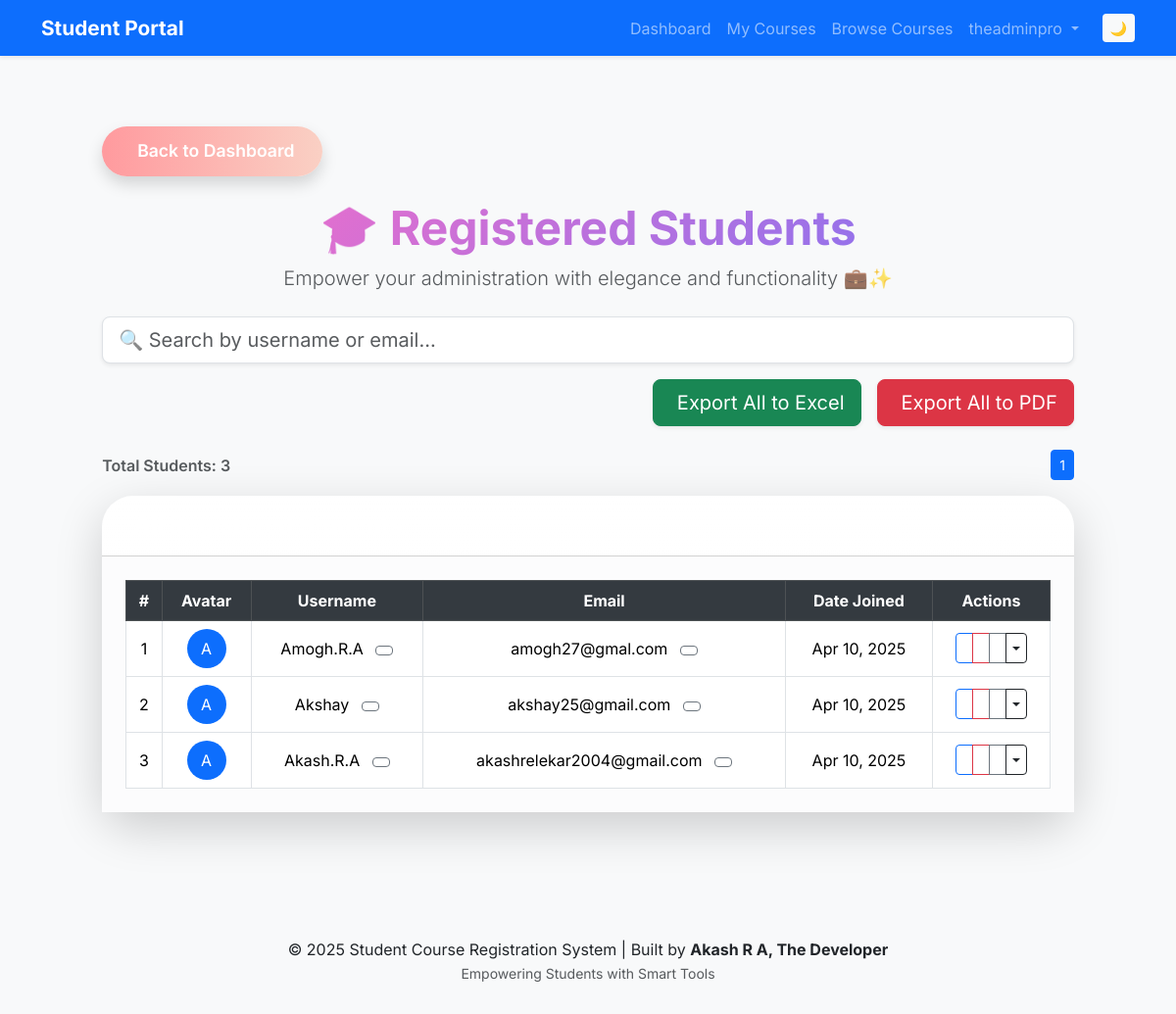
The app's page /registration/students/ (signed in) with its own data.
### registration/models.py (models this page shows, shortened)
class Student(models.Model):
    user = models.OneToOneField(User, on_delete=models.CASCADE)
    courses = models.ManyToManyField(Course, blank=True)
    bio = models.TextField(blank=True, null=True)
    profile_photo = models.ImageField(upload_to='profile_photos/', blank=True, null=True)

### registration/views.py (the view)
# urls.py: path('students/', views.student_list, name='student_list'),
@staff_member_required
def student_list(request):
    query = request.GET.get('q', '')
    students = Student.objects.select_related('user')
    if query:
        students = students.filter(
            Q(user__username__icontains=query) |
            Q(user__email__icontains=query)
        )
    paginator = Paginator(students, 10)  # ✅ FIXED
    page_number = request.GET.get('page')
    page_obj = paginator.get_page(page_number)
    return render(request, 'student_list.html', {
        'students': page_obj,
        'query': query
    })

### registration/templates/student_list.html (shortened to what this page needs)
{% extends 'base.html' %}
{% block content %}
<div class="container py-5 px-3">
    <div class="row justify-content-center">
        <div class="col-lg-11">
            <div class="mb-4">
                <a href="{% url 'dashboard' %}" class="btn btn-lg fancy-back-btn shadow">
                     Back to Dashboard
                </a>
            </div>
            <div class="text-center mb-4">
                <h1 class="fw-bold text-gradient display-5 animate__animated animate__fadeInDown">
                    🎓 Registered Students
                </h1>
                <p class="lead text-muted animate__animated animate__fadeInUp">
                    Empower your administration with elegance and functionality 💼✨
                </p>
            </div>
            <div class="mb-3 d-flex justify-content-between align-items-center flex-wrap gap-2">
                <input type="text" id="searchInput" class="form-control form-control-lg shadow-sm w-100 w-md-auto" placeholder="🔍 Search by username or email...">
            </div>
            <div class="d-flex justify-content-end gap-3 mb-4">
                <a href="{% url 'export_students_excel' %}" class="btn btn-success btn-lg shadow-sm">
                     Export All to Excel
                </a>
                <a href="{% url 'export_students_pdf' %}" class="btn btn-danger btn-lg shadow-sm">
                     Export All to PDF
                </a>
            </div>
            {% if students %}
            <div class="d-flex justify-content-between align-items-center mb-3">
                <span class="fw-semibold text-muted">Total Students: {{ students.paginator.count }}</span>
                <ul class="pagination pagination-sm mb-0">
                    {% for num in students.paginator.page_range %}
                        <li class="page-item {% if students.number == num %}active{% endif %}">
                            <a class="page-link" href="?page={{ num }}">{{ num }}</a>
                        </li>
                    {% endfor %}
                </ul>
            </div>
            <div class="card border-0 shadow-lg rounded-5 bg-white">
                <div class="card-header bg-gradient text-white rounded-top-5 py-3 px-4" style="background: linear-gradient(to right, #667eea, #764ba2);">
                    <h4 class="mb-0 fw-bold">
                    </h4>
                </div>
                <div class="card-body p-4 bg-light-subtle">
                    <div class="table-responsive">
                        <table class="table table-hover align-middle table-bordered mb-0 text-center sticky-header">
                            <thead class="table-dark">
                                <tr>
                                    <th>#</th>
                                    <th>Avatar</th>
                                    <th>Username</th>
                                    <th>Email</th>
                                    <th>Date Joined</th>
                                    <th>Actions</th>
                                </tr>
                            </thead>
                            <tbody class="bg-white">
                                {% for student in students %}
                                <tr>
                                    <td>{{ forloop.counter }}</td>
                                    <td>
                                        <div class="rounded-circle bg-primary text-white d-inline-flex align-items-center justify-content-center" style="width: 40px; height: 40px;">
                                            {{ student.user.username|slice:":1"|upper }}
                                        </div>
                                    </td>
                                    <td>
                                        {{ student.user.username }}
                                        <button onclick="copyToClipboard('{{ student.user.username }}')" class="btn btn-sm btn-outline-secondary ms-2" data-bs-toggle="tooltip" title="Copy Username">
                                        </button>
                                    </td>
                                    <td>
                                        {{ student.user.email }}
                                        <button onclick="copyToClipboard('{{ student.user.email }}')" class="btn btn-sm btn-outline-secondary ms-2" data-bs-toggle="tooltip" title="Copy Email">
                                        </button>
                                    </td>
                                    <td>{{ student.user.date_joined|date:"M d, Y" }}</td>
                                    <td>
                                        <div class="btn-group">
                                            <button class="btn btn-outline-primary btn-sm" data-bs-toggle="modal" data-bs-target="#editModal{{ student.id }}" title="Edit">
                                            </button>
                                            <a href="{% url 'delete_student' student.id %}" class="btn btn-outline-danger btn-sm" onclick="return confirm('Delete this student?');" title="Delete">
                                            </a>
                                            <a href="{% url 'export_single_student_pdf' student.id %}" class="btn btn-outline-secondary btn-sm" title="Export PDF">
                                            </a>
                                            <button class="btn btn-outline-dark btn-sm dropdown-toggle dropdown-toggle-split" data-bs-toggle="dropdown" aria-expanded="false"></button>
                                        </div>
                                    </td>
                                </tr>
                                {% endfor %}
                            </tbody>
                        </table>
                    </div>
                </div>
            </div>
            {% else %}
                <div class="alert alert-warning text-center shadow-sm rounded-4 mt-4">
                    🚫 No students found. Start enrolling now! 📚
                </div>
            {% endif %}
        </div>
    </div>
</div>
{% endblock %}

### registration/templates/base.html (shortened to what this page needs)
<!DOCTYPE html>
<html lang="en" data-bs-theme="light">
<head>
    <link href="https://cdn.jsdelivr.net/npm/bootstrap@5.3.2/dist/css/bootstrap.min.css" rel="stylesheet">
</head>
<body class="bg-light">
<nav class="navbar navbar-expand-lg navbar-dark bg-primary shadow-sm sticky-top">
    <div class="container">
        <a class="navbar-brand fw-bold" href="{% url 'dashboard' %}">Student Portal</a>
        <div class="collapse navbar-collapse justify-content-end" id="navbarMain">
            <ul class="navbar-nav align-items-center">
                {% if user.is_authenticated %}
                    <li class="nav-item">
                        <a class="nav-link" href="{% url 'dashboard' %}">Dashboard</a>
                    </li>
                    <li class="nav-item">
                        <a class="nav-link" href="{% url 'my_courses' %}">My Courses</a>
                    </li>
                    <li class="nav-item">
                        <a class="nav-link" href="{% url 'browse_courses' %}">Browse Courses</a>
                    </li>
                    <li class="nav-item dropdown">
                        <a class="nav-link dropdown-toggle" href="#" id="userDropdown" role="button" data-bs-toggle="dropdown">
                            {{ user.username }}
                        </a>
                    </li>
                {% endif %}
                <li class="nav-item ms-3">
                    <button class="btn btn-sm btn-light" id="toggleTheme" title="Toggle dark mode">🌙</button>
                </li>
            </ul>
        </div>
    </div>
</nav>
<div class="container mt-4">
    {% block content %}{% endblock %}
</div>
<footer class="text-center">
    <div class="container">
        <p class="mb-0">&copy; 2025 Student Course Registration System | Built by <strong>Akash R A, The Developer</strong></p>
        <small class="text-muted">Empowering Students with Smart Tools</small>
    </div>
</footer>
</body>
</html>

### registration/templates/base.html (style rules this page uses)
body { font-family: 'Inter', sans-serif; transition: background-color 0.3s ease, color 0.3s ease; }
footer { background-color: #f8f9fa; padding: 30px 0; margin-top: 50px; }
.navbar-brand { font-weight: 700; font-size: 1.3rem; }
#toggleTheme { border: none; }

### registration/templates/student_list.html (style rules this page uses)
.text-gradient { background: linear-gradient(135deg, #ff6ec4, #7873f5); -webkit-background-clip: text; background-clip: text; -webkit-text-fill-color: transparent; }
.fancy-back-btn { background: linear-gradient(to right, #ff9a9e, #fad0c4); color: #fff; font-weight: 600; padding: 0.75rem 1.75rem; border: none; border-radius: 50px; transition: all 0.3s ease-in-out; display: inline-flex; align-items: center; font-size: 1.1rem; }
.sticky-header thead th { position: sticky; top: 0; background-color: #343a40; z-index: 2; }

### records on screen
Student: user.username "A", user.username "Amogh.R.A", user.email "amogh27@gmal.com", user.date_joined "Apr 10, 2025"
Student: user.username "A", user.username "Akshay", user.email "akshay25@gmail.com", user.date_joined "Apr 10, 2025"
Student: user.username "A", user.username "Akash.R.A", user.email "akashrelekar2004@gmail.com", user.date_joined "Apr 10, 2025"

### other values on screen
{{ user.username }} "theadminpro"
{{ students.paginator.count }} "3"
{{ num }} "1"
